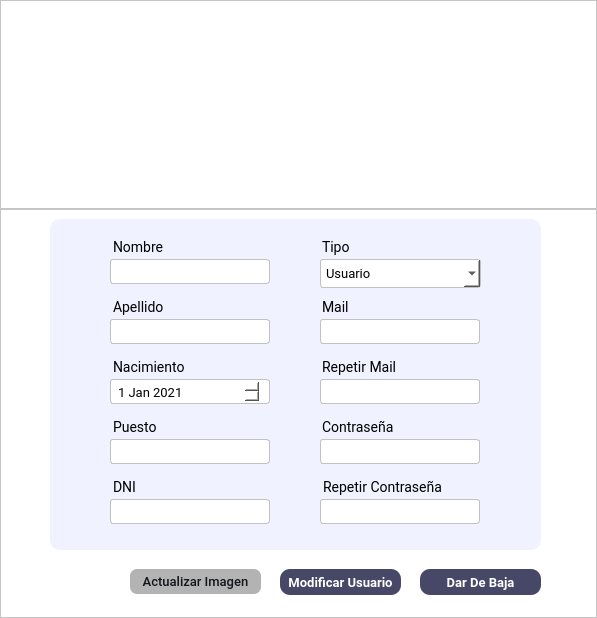
<?xml version="1.0" encoding="UTF-8"?>
<ui version="4.0">
 <class>MainWindow</class>
 <widget class="QMainWindow" name="MainWindow">
  <property name="geometry">
   <rect>
    <x>0</x>
    <y>0</y>
    <width>597</width>
    <height>618</height>
   </rect>
  </property>
  <property name="windowTitle">
   <string>MainWindow</string>
  </property>
  <widget class="QWidget" name="centralwidget">
   <layout class="QVBoxLayout" name="verticalLayout">
    <property name="spacing">
     <number>0</number>
    </property>
    <property name="leftMargin">
     <number>0</number>
    </property>
    <property name="topMargin">
     <number>0</number>
    </property>
    <property name="rightMargin">
     <number>0</number>
    </property>
    <property name="bottomMargin">
     <number>0</number>
    </property>
    <item>
     <widget class="QFrame" name="frame">
      <property name="minimumSize">
       <size>
        <width>0</width>
        <height>0</height>
       </size>
      </property>
      <property name="maximumSize">
       <size>
        <width>16777215</width>
        <height>209</height>
       </size>
      </property>
      <property name="styleSheet">
       <string notr="true">background: #fff;
</string>
      </property>
      <property name="frameShape">
       <enum>QFrame::StyledPanel</enum>
      </property>
      <property name="frameShadow">
       <enum>QFrame::Raised</enum>
      </property>
      <widget class="QLabel" name="label">
       <property name="geometry">
        <rect>
         <x>190</x>
         <y>20</y>
         <width>221</width>
         <height>181</height>
        </rect>
       </property>
       <property name="text">
        <string/>
       </property>
       <property name="pixmap">
        <pixmap>:/cct/Alimento.png</pixmap>
       </property>
       <property name="scaledContents">
        <bool>true</bool>
       </property>
      </widget>
     </widget>
    </item>
    <item>
     <widget class="QFrame" name="frame_2">
      <property name="minimumSize">
       <size>
        <width>0</width>
        <height>300</height>
       </size>
      </property>
      <property name="maximumSize">
       <size>
        <width>16777215</width>
        <height>16777215</height>
       </size>
      </property>
      <property name="styleSheet">
       <string notr="true">background: #fff;


</string>
      </property>
      <property name="frameShape">
       <enum>QFrame::StyledPanel</enum>
      </property>
      <property name="frameShadow">
       <enum>QFrame::Raised</enum>
      </property>
      <widget class="QFrame" name="frame_3">
       <property name="geometry">
        <rect>
         <x>50</x>
         <y>10</y>
         <width>491</width>
         <height>331</height>
        </rect>
       </property>
       <property name="maximumSize">
        <size>
         <width>16777215</width>
         <height>400</height>
        </size>
       </property>
       <property name="styleSheet">
        <string notr="true">border-radius: 10px;
background-color: rgb(240, 242, 255);
</string>
       </property>
       <property name="frameShape">
        <enum>QFrame::StyledPanel</enum>
       </property>
       <property name="frameShadow">
        <enum>QFrame::Raised</enum>
       </property>
       <widget class="QLabel" name="label_mail">
        <property name="geometry">
         <rect>
          <x>259</x>
          <y>70</y>
          <width>90</width>
          <height>27</height>
         </rect>
        </property>
        <property name="maximumSize">
         <size>
          <width>90</width>
          <height>16777215</height>
         </size>
        </property>
        <property name="font">
         <font>
          <family>Roboto</family>
          <pointsize>-1</pointsize>
         </font>
        </property>
        <property name="styleSheet">
         <string notr="true">font-family: Roboto;
font-size: 14px;
margin-top:10px;
margin-left:10px

</string>
        </property>
        <property name="text">
         <string>Mail</string>
        </property>
       </widget>
       <widget class="QLineEdit" name="apellido_input">
        <property name="geometry">
         <rect>
          <x>50</x>
          <y>100</y>
          <width>170</width>
          <height>25</height>
         </rect>
        </property>
        <property name="minimumSize">
         <size>
          <width>0</width>
          <height>0</height>
         </size>
        </property>
        <property name="maximumSize">
         <size>
          <width>16777215</width>
          <height>25</height>
         </size>
        </property>
        <property name="styleSheet">
         <string notr="true">QLineEdit{
background-color: #fff;
border: 0.5px solid #c1c1c1;
border-radius: 3px;
padding: 4 5px;
font-family:Roboto;
font-size:13px;
font-weight: 400;
margin-left: 10px;

}</string>
        </property>
        <property name="placeholderText">
         <string/>
        </property>
       </widget>
       <widget class="QLabel" name="label_apellido">
        <property name="geometry">
         <rect>
          <x>50</x>
          <y>70</y>
          <width>67</width>
          <height>27</height>
         </rect>
        </property>
        <property name="font">
         <font>
          <family>Roboto</family>
          <pointsize>-1</pointsize>
         </font>
        </property>
        <property name="styleSheet">
         <string notr="true">font-family: Roboto;
font-size: 14px;
margin-top:10px;
margin-left:10px

</string>
        </property>
        <property name="text">
         <string>Apellido</string>
        </property>
       </widget>
       <widget class="QLabel" name="label_tipo">
        <property name="geometry">
         <rect>
          <x>259</x>
          <y>10</y>
          <width>90</width>
          <height>27</height>
         </rect>
        </property>
        <property name="maximumSize">
         <size>
          <width>90</width>
          <height>16777215</height>
         </size>
        </property>
        <property name="font">
         <font>
          <family>Roboto</family>
          <pointsize>-1</pointsize>
         </font>
        </property>
        <property name="styleSheet">
         <string notr="true">font-family: Roboto;
font-size: 14px;
margin-top:10px;
margin-left:10px

</string>
        </property>
        <property name="text">
         <string>Tipo</string>
        </property>
       </widget>
       <widget class="QLabel" name="label_nombre">
        <property name="geometry">
         <rect>
          <x>50</x>
          <y>10</y>
          <width>71</width>
          <height>27</height>
         </rect>
        </property>
        <property name="font">
         <font>
          <family>Roboto</family>
          <pointsize>-1</pointsize>
         </font>
        </property>
        <property name="styleSheet">
         <string notr="true">font-family: Roboto;
font-size: 14px;
margin-top:10px;
margin-left:10px

</string>
        </property>
        <property name="text">
         <string>Nombre</string>
        </property>
       </widget>
       <widget class="QLineEdit" name="nombre_input_2">
        <property name="geometry">
         <rect>
          <x>50</x>
          <y>40</y>
          <width>170</width>
          <height>25</height>
         </rect>
        </property>
        <property name="minimumSize">
         <size>
          <width>0</width>
          <height>0</height>
         </size>
        </property>
        <property name="maximumSize">
         <size>
          <width>16777215</width>
          <height>25</height>
         </size>
        </property>
        <property name="styleSheet">
         <string notr="true">QLineEdit{
background-color: #fff;
border: 0.5px solid #c1c1c1;
border-radius: 3px;
padding: 4 5px;
font-family:Roboto;
font-size:13px;
font-weight: 400;
margin-left: 10px;

}</string>
        </property>
        <property name="text">
         <string/>
        </property>
        <property name="placeholderText">
         <string/>
        </property>
       </widget>
       <widget class="QLabel" name="label_password">
        <property name="geometry">
         <rect>
          <x>259</x>
          <y>190</y>
          <width>154</width>
          <height>27</height>
         </rect>
        </property>
        <property name="maximumSize">
         <size>
          <width>154</width>
          <height>16777215</height>
         </size>
        </property>
        <property name="font">
         <font>
          <family>Roboto</family>
          <pointsize>-1</pointsize>
         </font>
        </property>
        <property name="styleSheet">
         <string notr="true">font-family: Roboto;
font-size: 14px;
margin-top:10px;
margin-left:10px

</string>
        </property>
        <property name="text">
         <string>Contraseña</string>
        </property>
       </widget>
       <widget class="QLabel" name="label_dni">
        <property name="geometry">
         <rect>
          <x>50</x>
          <y>250</y>
          <width>71</width>
          <height>27</height>
         </rect>
        </property>
        <property name="font">
         <font>
          <family>Roboto</family>
          <pointsize>-1</pointsize>
         </font>
        </property>
        <property name="styleSheet">
         <string notr="true">font-family: Roboto;
font-size: 14px;
margin-top:10px;
margin-left:10px

</string>
        </property>
        <property name="text">
         <string>DNI</string>
        </property>
       </widget>
       <widget class="QLabel" name="label_nacimiento">
        <property name="geometry">
         <rect>
          <x>50</x>
          <y>130</y>
          <width>91</width>
          <height>27</height>
         </rect>
        </property>
        <property name="font">
         <font>
          <family>Roboto</family>
          <pointsize>-1</pointsize>
         </font>
        </property>
        <property name="styleSheet">
         <string notr="true">font-family: Roboto;
font-size: 14px;
margin-top:10px;
margin-left:10px

</string>
        </property>
        <property name="text">
         <string>Nacimiento</string>
        </property>
       </widget>
       <widget class="QLabel" name="label_rep_mail">
        <property name="geometry">
         <rect>
          <x>259</x>
          <y>130</y>
          <width>90</width>
          <height>27</height>
         </rect>
        </property>
        <property name="maximumSize">
         <size>
          <width>90</width>
          <height>16777215</height>
         </size>
        </property>
        <property name="font">
         <font>
          <family>Roboto</family>
          <pointsize>-1</pointsize>
         </font>
        </property>
        <property name="styleSheet">
         <string notr="true">font-family: Roboto;
font-size: 14px;
margin-top:10px;
margin-left:10px

</string>
        </property>
        <property name="text">
         <string>Repetir Mail</string>
        </property>
       </widget>
       <widget class="QLineEdit" name="puesto_input">
        <property name="geometry">
         <rect>
          <x>50</x>
          <y>220</y>
          <width>170</width>
          <height>25</height>
         </rect>
        </property>
        <property name="minimumSize">
         <size>
          <width>0</width>
          <height>0</height>
         </size>
        </property>
        <property name="maximumSize">
         <size>
          <width>16777215</width>
          <height>25</height>
         </size>
        </property>
        <property name="styleSheet">
         <string notr="true">QLineEdit{
background-color: #fff;
border: 0.5px solid #c1c1c1;
border-radius: 3px;
padding: 4 5px;

font-family:Roboto;
font-size:13px;
font-weight: 400;
margin-left: 10px;

}</string>
        </property>
        <property name="placeholderText">
         <string/>
        </property>
       </widget>
       <widget class="QLabel" name="label_puesto">
        <property name="geometry">
         <rect>
          <x>50</x>
          <y>190</y>
          <width>84</width>
          <height>27</height>
         </rect>
        </property>
        <property name="font">
         <font>
          <family>Roboto</family>
          <pointsize>-1</pointsize>
         </font>
        </property>
        <property name="styleSheet">
         <string notr="true">font-family: Roboto;
font-size: 14px;
margin-top:10px;
margin-left:10px

</string>
        </property>
        <property name="text">
         <string>Puesto</string>
        </property>
       </widget>
       <widget class="QDateEdit" name="nacimiento_date">
        <property name="geometry">
         <rect>
          <x>50</x>
          <y>160</y>
          <width>170</width>
          <height>25</height>
         </rect>
        </property>
        <property name="styleSheet">
         <string notr="true">
background-color: #fff;
border: 0.5px solid #c1c1c1;
border-radius: 3px;
padding: 4 5px;
font-family:Roboto;
font-size:13px;
font-weight: 400;
margin-left: 10px;

</string>
        </property>
        <property name="dateTime">
         <datetime>
          <hour>0</hour>
          <minute>0</minute>
          <second>0</second>
          <year>2021</year>
          <month>1</month>
          <day>1</day>
         </datetime>
        </property>
       </widget>
       <widget class="QLineEdit" name="dni_input">
        <property name="geometry">
         <rect>
          <x>50</x>
          <y>280</y>
          <width>170</width>
          <height>25</height>
         </rect>
        </property>
        <property name="minimumSize">
         <size>
          <width>0</width>
          <height>0</height>
         </size>
        </property>
        <property name="maximumSize">
         <size>
          <width>16777215</width>
          <height>25</height>
         </size>
        </property>
        <property name="styleSheet">
         <string notr="true">QLineEdit{
background-color: #fff;
border: 0.5px solid #c1c1c1;
border-radius: 3px;
padding: 4 5px;

font-family:Roboto;
font-size:13px;
font-weight: 400;
margin-left: 10px;

}</string>
        </property>
        <property name="placeholderText">
         <string/>
        </property>
       </widget>
       <widget class="QLineEdit" name="mail_input">
        <property name="geometry">
         <rect>
          <x>260</x>
          <y>100</y>
          <width>170</width>
          <height>25</height>
         </rect>
        </property>
        <property name="minimumSize">
         <size>
          <width>0</width>
          <height>0</height>
         </size>
        </property>
        <property name="maximumSize">
         <size>
          <width>16777215</width>
          <height>25</height>
         </size>
        </property>
        <property name="styleSheet">
         <string notr="true">QLineEdit{
background-color: #fff;
border: 0.5px solid #c1c1c1;
border-radius: 3px;
padding: 4 5px;

font-family:Roboto;
font-size:13px;
font-weight: 400;
margin-left: 10px;

}</string>
        </property>
        <property name="placeholderText">
         <string/>
        </property>
       </widget>
       <widget class="QLineEdit" name="mail_rep_input">
        <property name="geometry">
         <rect>
          <x>260</x>
          <y>160</y>
          <width>170</width>
          <height>25</height>
         </rect>
        </property>
        <property name="minimumSize">
         <size>
          <width>0</width>
          <height>0</height>
         </size>
        </property>
        <property name="maximumSize">
         <size>
          <width>16777215</width>
          <height>25</height>
         </size>
        </property>
        <property name="styleSheet">
         <string notr="true">QLineEdit{
background-color: #fff;
border: 0.5px solid #c1c1c1;
border-radius: 3px;
padding: 4 5px;
font-family:Roboto;
font-size:13px;
font-weight: 400;
margin-left: 10px;

}</string>
        </property>
        <property name="placeholderText">
         <string/>
        </property>
       </widget>
       <widget class="QLabel" name="label_rep_password">
        <property name="geometry">
         <rect>
          <x>260</x>
          <y>250</y>
          <width>158</width>
          <height>27</height>
         </rect>
        </property>
        <property name="maximumSize">
         <size>
          <width>500</width>
          <height>16777215</height>
         </size>
        </property>
        <property name="font">
         <font>
          <family>Roboto</family>
          <pointsize>-1</pointsize>
         </font>
        </property>
        <property name="styleSheet">
         <string notr="true">font-family: Roboto;
font-size: 14px;
margin-top:10px;
margin-left:10px

</string>
        </property>
        <property name="text">
         <string>Repetir Contraseña</string>
        </property>
       </widget>
       <widget class="QLineEdit" name="pass_input">
        <property name="geometry">
         <rect>
          <x>260</x>
          <y>220</y>
          <width>170</width>
          <height>25</height>
         </rect>
        </property>
        <property name="minimumSize">
         <size>
          <width>0</width>
          <height>0</height>
         </size>
        </property>
        <property name="maximumSize">
         <size>
          <width>16777215</width>
          <height>25</height>
         </size>
        </property>
        <property name="styleSheet">
         <string notr="true">QLineEdit{
background-color: #fff;
border: 0.5px solid #c1c1c1;
border-radius: 3px;
padding: 4 5px;

font-family:Roboto;
font-size:13px;
font-weight: 400;
margin-left: 10px;

}
</string>
        </property>
        <property name="echoMode">
         <enum>QLineEdit::Password</enum>
        </property>
        <property name="placeholderText">
         <string/>
        </property>
       </widget>
       <widget class="QLineEdit" name="pass_rep_input">
        <property name="geometry">
         <rect>
          <x>260</x>
          <y>280</y>
          <width>170</width>
          <height>25</height>
         </rect>
        </property>
        <property name="minimumSize">
         <size>
          <width>0</width>
          <height>0</height>
         </size>
        </property>
        <property name="maximumSize">
         <size>
          <width>16777215</width>
          <height>25</height>
         </size>
        </property>
        <property name="styleSheet">
         <string notr="true">QLineEdit{
background-color: #fff;
border: 0.5px solid #c1c1c1;
border-radius: 3px;
padding: 4 5px;

font-family:Roboto;
font-size:13px;
font-weight: 400;
margin-left: 10px;

}</string>
        </property>
        <property name="echoMode">
         <enum>QLineEdit::Password</enum>
        </property>
        <property name="placeholderText">
         <string/>
        </property>
       </widget>
       <widget class="QComboBox" name="tipo_cb">
        <property name="geometry">
         <rect>
          <x>260</x>
          <y>40</y>
          <width>171</width>
          <height>29</height>
         </rect>
        </property>
        <property name="sizePolicy">
         <sizepolicy hsizetype="Preferred" vsizetype="Fixed">
          <horstretch>0</horstretch>
          <verstretch>0</verstretch>
         </sizepolicy>
        </property>
        <property name="minimumSize">
         <size>
          <width>120</width>
          <height>0</height>
         </size>
        </property>
        <property name="styleSheet">
         <string notr="true">
background-color: #fff;
border: 0.5px solid #c1c1c1;
border-radius: 3px;
padding: 4 5px;
font-family:Roboto;
font-size:13px;
font-weight: 400;
margin-left: 10px;

</string>
        </property>
        <property name="currentText">
         <string>Usuario</string>
        </property>
        <property name="currentIndex">
         <number>0</number>
        </property>
        <property name="maxVisibleItems">
         <number>2</number>
        </property>
        <property name="insertPolicy">
         <enum>QComboBox::InsertAfterCurrent</enum>
        </property>
        <property name="duplicatesEnabled">
         <bool>false</bool>
        </property>
        <property name="frame">
         <bool>true</bool>
        </property>
        <item>
         <property name="text">
          <string>Usuario</string>
         </property>
        </item>
        <item>
         <property name="text">
          <string>Administrador</string>
         </property>
        </item>
        <item>
         <property name="text">
          <string/>
         </property>
        </item>
       </widget>
      </widget>
      <widget class="QPushButton" name="modificarprod_btn">
       <property name="geometry">
        <rect>
         <x>280</x>
         <y>360</y>
         <width>121</width>
         <height>26</height>
        </rect>
       </property>
       <property name="font">
        <font>
         <family>Roboto</family>
         <pointsize>-1</pointsize>
         <weight>75</weight>
         <bold>true</bold>
        </font>
       </property>
       <property name="cursor">
        <cursorShape>PointingHandCursor</cursorShape>
       </property>
       <property name="styleSheet">
        <string notr="true">QPushButton{
background-color: rgb(71, 71, 103);
color: #fff;
border-radius:10px;
font-family:Roboto;
font-size: 13px

}
QPushButton:hover{
background-color: background-color: rgba(71, 71, 103,180);
}</string>
       </property>
       <property name="text">
        <string>Modificar Usuario</string>
       </property>
      </widget>
      <widget class="QPushButton" name="eliminarprod_btn">
       <property name="geometry">
        <rect>
         <x>420</x>
         <y>360</y>
         <width>121</width>
         <height>26</height>
        </rect>
       </property>
       <property name="font">
        <font>
         <family>Roboto</family>
         <pointsize>-1</pointsize>
         <weight>75</weight>
         <bold>true</bold>
        </font>
       </property>
       <property name="cursor">
        <cursorShape>PointingHandCursor</cursorShape>
       </property>
       <property name="toolTipDuration">
        <number>1</number>
       </property>
       <property name="styleSheet">
        <string notr="true">QPushButton{
background-color: rgb(71, 71, 103);
color: #fff;
border-radius:10px;
font-family:Roboto;
font-size: 13px

}
QPushButton:hover{
background-color: rgba(71, 71, 103,180);
}</string>
       </property>
       <property name="text">
        <string>Dar De Baja</string>
       </property>
      </widget>
      <widget class="QPushButton" name="subirFoto_btn_2">
       <property name="geometry">
        <rect>
         <x>130</x>
         <y>360</y>
         <width>131</width>
         <height>25</height>
        </rect>
       </property>
       <property name="maximumSize">
        <size>
         <width>16777215</width>
         <height>16777215</height>
        </size>
       </property>
       <property name="cursor">
        <cursorShape>PointingHandCursor</cursorShape>
       </property>
       <property name="styleSheet">
        <string notr="true">QPushButton{
background-color: #b3b3b3;
border-radius: 7px;
padding: 4 10px;
color: #12151a;
font-family:Roboto;
border: none;
font-size:13px;
font-weight: 500;
}
QPushButton:hover{
background-color: rgba(179,179,179,110);


}</string>
       </property>
       <property name="text">
        <string>Actualizar Imagen</string>
       </property>
      </widget>
     </widget>
    </item>
   </layout>
  </widget>
 </widget>
 <resources>
  <include location="img/img_oficiales.qrc"/>
 </resources>
 <connections/>
</ui>
